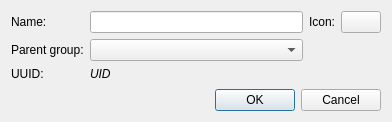
<?xml version="1.0" encoding="UTF-8"?>
<ui version="4.0">
 <class>DialogGroup</class>
 <widget class="QDialog" name="DialogGroup">
  <property name="geometry">
   <rect>
    <x>0</x>
    <y>0</y>
    <width>392</width>
    <height>122</height>
   </rect>
  </property>
  <property name="windowTitle">
   <string>Groups</string>
  </property>
  <layout class="QGridLayout" name="gridLayout">
   <item row="3" column="0">
    <spacer name="verticalSpacer">
     <property name="orientation">
      <enum>Qt::Vertical</enum>
     </property>
     <property name="sizeHint" stdset="0">
      <size>
       <width>20</width>
       <height>40</height>
      </size>
     </property>
    </spacer>
   </item>
   <item row="0" column="0" colspan="2">
    <widget class="QLabel" name="label">
     <property name="text">
      <string>Name:</string>
     </property>
    </widget>
   </item>
   <item row="0" column="2">
    <widget class="QLineEdit" name="textName"/>
   </item>
   <item row="0" column="4">
    <widget class="QPushButton" name="buttonAddIcon">
     <property name="text">
      <string/>
     </property>
     <property name="icon">
      <iconset resource="../../resources/resource.qrc">
       <normaloff>:/icons_black/icons_black/category_black.png</normaloff>:/icons_black/icons_black/category_black.png</iconset>
     </property>
    </widget>
   </item>
   <item row="0" column="3">
    <widget class="QLabel" name="label_8">
     <property name="text">
      <string>Icon:</string>
     </property>
    </widget>
   </item>
   <item row="1" column="0" colspan="2">
    <widget class="QLabel" name="label_9">
     <property name="text">
      <string>Parent group:</string>
     </property>
    </widget>
   </item>
   <item row="4" column="0" colspan="5">
    <widget class="QDialogButtonBox" name="buttonBox">
     <property name="orientation">
      <enum>Qt::Horizontal</enum>
     </property>
     <property name="standardButtons">
      <set>QDialogButtonBox::Cancel|QDialogButtonBox::Ok</set>
     </property>
    </widget>
   </item>
   <item row="2" column="2" colspan="3">
    <widget class="QLabel" name="labelUID">
     <property name="font">
      <font>
       <italic>true</italic>
      </font>
     </property>
     <property name="text">
      <string>UID</string>
     </property>
    </widget>
   </item>
   <item row="2" column="0">
    <widget class="QLabel" name="label_2">
     <property name="text">
      <string>UUID:</string>
     </property>
    </widget>
   </item>
   <item row="1" column="2">
    <widget class="QComboBox" name="textGroup"/>
   </item>
  </layout>
 </widget>
 <resources>
  <include location="../../resources/resource.qrc"/>
 </resources>
 <connections>
  <connection>
   <sender>buttonBox</sender>
   <signal>accepted()</signal>
   <receiver>DialogGroup</receiver>
   <slot>accept()</slot>
   <hints>
    <hint type="sourcelabel">
     <x>248</x>
     <y>254</y>
    </hint>
    <hint type="destinationlabel">
     <x>157</x>
     <y>274</y>
    </hint>
   </hints>
  </connection>
  <connection>
   <sender>buttonBox</sender>
   <signal>rejected()</signal>
   <receiver>DialogGroup</receiver>
   <slot>reject()</slot>
   <hints>
    <hint type="sourcelabel">
     <x>316</x>
     <y>260</y>
    </hint>
    <hint type="destinationlabel">
     <x>286</x>
     <y>274</y>
    </hint>
   </hints>
  </connection>
 </connections>
</ui>
